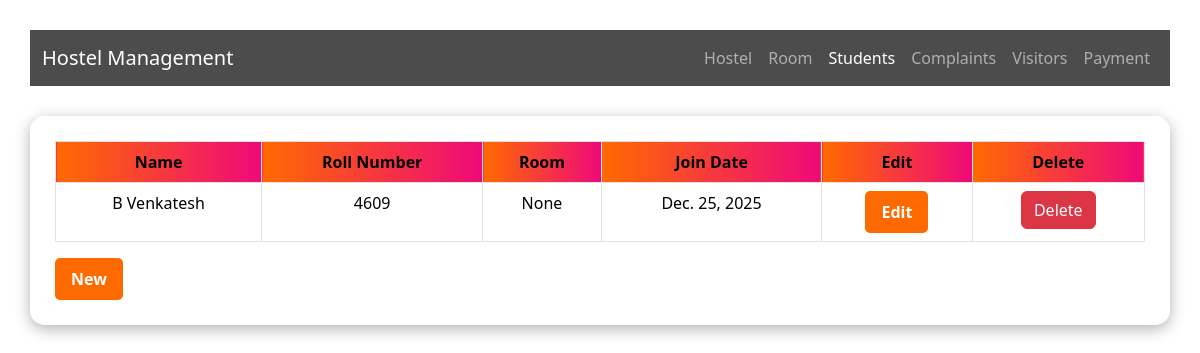
/std/, run on the app's committed database.
### app1/models.py (models this page shows, shortened)
class Student(models.Model):
    name = models.CharField(max_length=100)
    roll_number = models.CharField(max_length=20, unique=True)
    room = models.ForeignKey(Room, on_delete=models.SET_NULL, null=True)
    join_date = models.DateField(default=timezone.now)

### app1/views.py (the view)
# urls.py: path('std/',std_details,name='std'),
def std_details(request):
    data=Student.objects.all()
    context={
        'data':data
    }
    return render(request,'student/student.html',context)

### templates/student/student.html (shortened to what this page needs)
<!DOCTYPE html>
<html lang="en">
<head>
    <link href="https://cdn.jsdelivr.net/npm/bootstrap@5.3.2/dist/css/bootstrap.min.css" rel="stylesheet">
</head>
<body>
    <nav class="navbar navbar-expand-lg navbar-dark navbar-custom">
        <div class="container">
            <a class="navbar-brand" href="{% url 'dashboard' %}">Hostel Management</a>
            <div class="collapse navbar-collapse" id="navbarNav">
                <ul class="navbar-nav ms-auto">
                    <li class="nav-item"><a class="nav-link" href="{% url 'hostel' %}">Hostel</a></li>
                    <li class="nav-item"><a class="nav-link" href="{% url 'room' %}">Room</a></li>
                    <li class="nav-item"><a class="nav-link active" href="{% url 'std' %}">Students</a></li>
                    <li class="nav-item"><a class="nav-link" href="{% url 'complaint' %}">Complaints</a></li>
                    <li class="nav-item"><a class="nav-link" href="{% url 'visitor' %}">Visitors</a></li>
                    <li class="nav-item"><a class="nav-link" href="{% url 'pay' %}">Payment</a></li>
                </ul>
            </div>
        </div>
    </nav>
    <div class="container table-wrapper">
        <table class="table table-bordered table-hover">
            <thead>
                <tr>
                    <th>Name</th>
                    <th>Roll Number</th>
                    <th>Room</th>
                    <th>Join Date</th>
                    <th>Edit</th>
                    <th>Delete</th>
                </tr>
            </thead>
            <tbody>
                {% for x in data %}
                <tr>
                    <td>{{ x.name }}</td>
                    <td>{{ x.roll_number }}</td>
                    <td>{{ x.room }}</td>
                    <td>{{ x.join_date }}</td>
                    <td><a href="{% url 'std_update' x.id %}" class="btn btn-custom">Edit</a></td>
                    <td><a href="{% url 'std_delete' x.id %}" class="btn btn-danger">Delete</a></td>
                </tr>
                {% endfor %}
            </tbody>
        </table>
        <a href="{% url 'std_form' %}" class="btn btn-custom">New</a>
    </div>
</body>
</html>

### templates/student/student.html (style rules this page uses)
body { background: url('https://images.unsplash.com/photo-1507525428034-b723cf961d3e') no-repeat center center fixed; background-size: cover; font-family: 'Segoe UI', Tahoma, Geneva, Verdana, sans-serif; color: #fff; padding: 30px; }
.navbar-custom { background-color: rgba(0,0,0,0.7); }
.table-wrapper { background-color: rgba(255, 255, 255, 0.85); border-radius: 15px; padding: 25px; margin-top: 30px; box-shadow: 0 4px 15px rgba(0,0,0,0.3); animation: fadeIn 1.5s ease-in-out; }
table th { background: linear-gradient(90deg, #ff6a00, #ee0979); color: white; font-weight: bold; text-align: center; }
table td { text-align: center; }
a.btn-custom { background-color: #ff6a00; color: #fff; padding: 8px 15px; border-radius: 5px; text-decoration: none; font-weight: bold; transition: 0.3s; }

### data on the page
Student: name "B Venkatesh", roll_number "4609", room "None", join_date "Dec. 25, 2025"
